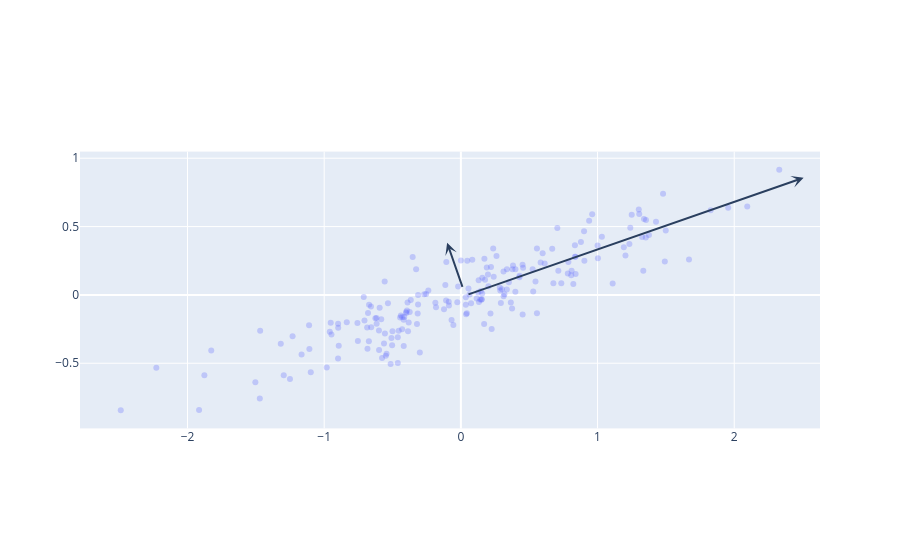

This figure's notebook cell:
### Code cell
fig = go.Figure()

fig.add_trace(go.Scatter(
    x=X[:, 0],
    y=X[:, 1],
    mode='markers',
    marker=dict(opacity=0.3),
    name='data'
))

for length, vector in zip(pca.explained_variance_, pca.components_):
    v = vector * 3 * np.sqrt(length)
    draw_vector(fig, pca.mean_, pca.mean_ + v)

fig.update_layout(
    xaxis=dict(scaleanchor="y"),
    yaxis=dict(constrain='domain'),
)

fig.show()

### Figure 1 — Plotly figure (JSON) as saved in the notebook; plotly's stock layout.template omitted (floating-point values rounded to 4 significant figures; data arrays with more than 128 entries replaced by an {"elided": "..."} marker saying what was removed)
{"data": [{"marker": {"opacity": 0.3}, "mode": "markers", "name": "data", "type": "scatter", "x": {"elided": "200 float values"}, "y": {"elided": "200 float values"}}], "layout": {"annotations": [{"arrowhead": 3, "arrowwidth": 2, "ax": 0.03351, "axref": "x", "ay": -0.004081, "ayref": "y", "showarrow": true, "x": 2.508, "xref": "x", "y": 0.8568, "yref": "y"}, {"arrowhead": 3, "arrowwidth": 2, "ax": 0.03351, "axref": "x", "ay": -0.004081, "ayref": "y", "showarrow": true, "x": -0.1005, "xref": "x", "y": 0.3811, "yref": "y"}], "xaxis": {"scaleanchor": "y"}, "yaxis": {"constrain": "domain"}}}
